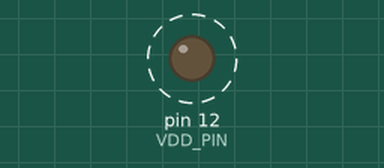
This sketch was run on a simulated Arduino Uno, built with avr-gcc and run on an emulated ATmega328P. Parts: output pins drawn as LEDs (lit = HIGH). Dashed ring = blinking.

Above: at 0.6 s.
Timing chart, 0 to 3.0 s (numbered marks = the images above):
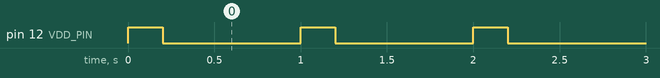

The sketch:

active.ino
```cpp
#define VDD_PIN 12
#define FREQ 1      // buzzer on-off frequency in Hz (i.e. inverse of buzzer period)
#define DUTY .2     // buzzer duty cycle (MUST be set from 0 to 1)

void setup(){
   pinMode(VDD_PIN,OUTPUT);
}

void loop(){
    digitalWrite(VDD_PIN,HIGH);
    delay(DUTY*1000/FREQ);
    digitalWrite(VDD_PIN,LOW);
    delay((1-DUTY)*1000/FREQ);
}

/* NB: with an active buzzer it's impossible to vary the pitch of the tone,
   since that's fixed by the frequency of its internal oscillator.
   If there's need to vary this pitch, a passive buzzer must be used! */
```

Measured:
- by itself, pin 12 (VDD_PIN): alternates HIGH for 0.20 s and LOW for 0.80 s
